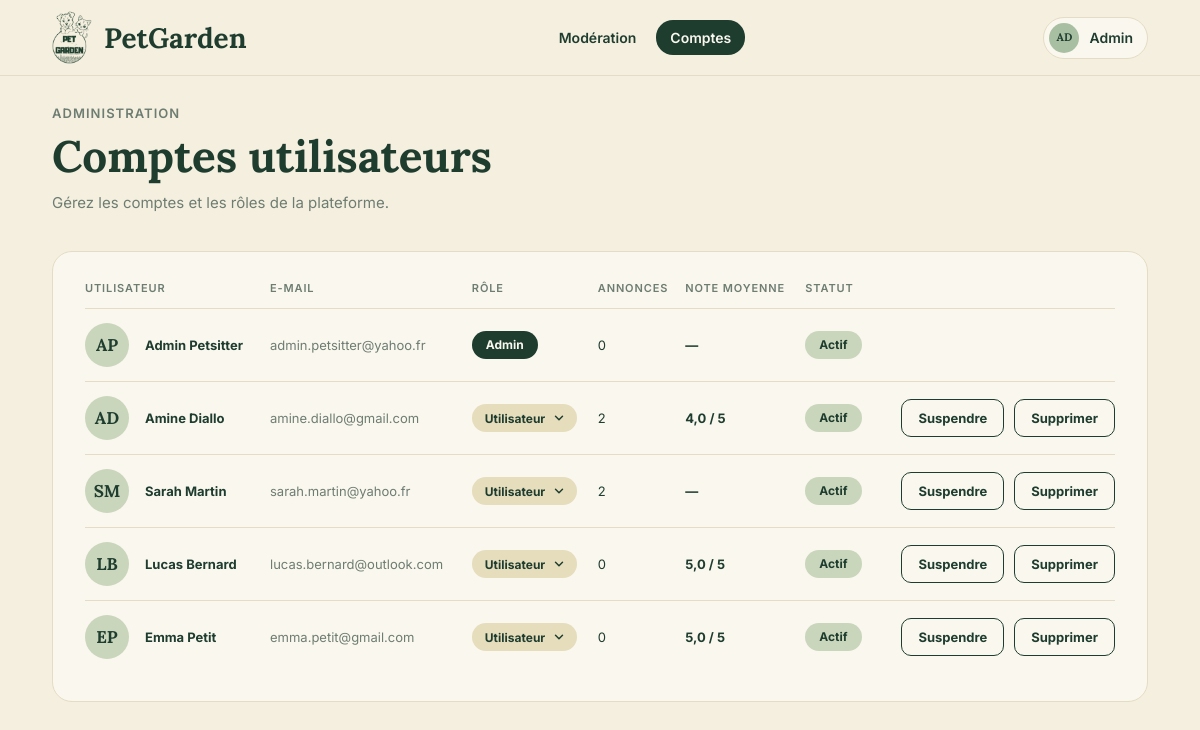
The app's page /admin_comptes.php (signed in) with its own data.
### tables this page shows
create table utilisateur (
    id_utilisateur int auto_increment,
    nom varchar(50) not null,
    prenom varchar(50) not null,
    email varchar(150) not null unique,
    mdp varchar(255) not null,
    role enum('utilisateur', 'admin') not null default 'utilisateur',
    actif boolean not null default true,
    constraint pk_utilisateur primary key (id_utilisateur)
);

### public/admin_comptes.php (called while the page is built)
<?php
require_once __DIR__ . '/../controleur/admin_controller.php';
$controleur = new AdminController();
$donnees = $controleur->comptes();
extract($donnees);
require __DIR__ . '/../vue/admin_comptes.php';

### model/utilisateur.php (called while the page is built, shortened)
<?php
require_once __DIR__ . '/../config/database.php';
class Utilisateur
{
    private $pdo;
    public function __construct()
    {
        $database = new Database();
        $this->pdo = $database->getConnection();
    }
    public function trouverParId($id)
    {
        $requete = $this->pdo->prepare(
            'select id_utilisateur, nom, prenom, email, role, actif
             from utilisateur
             where id_utilisateur = :id'
        );
        $requete->execute(['id' => $id]);
        return $requete->fetch();
    }
    public function listerTous()
    {
        $requete = $this->pdo->query(
            "select u.id_utilisateur, u.nom, u.prenom, u.email, u.role, u.actif,
                    (select count(*) from annonces as a where a.id_proprietaire = u.id_utilisateur) as nb_annonces,
                    (select round(avg(v.note), 1) from avis as v where v.id_cible = u.id_utilisateur) as note_moyenne
             from utilisateur as u
             order by u.role desc, u.id_utilisateur asc"
        );
        return $requete->fetchAll();
    }
}

### config/database.php (called while the page is built)
<?php
class Database{
    private $host = 'localhost';
    private $dbname = 'petgarden_2';
    private $user = 'root';
    private $mdp = '';
    private static $pdo = null;
    public function getConnection(){
        if (self::$pdo === null) {
            try {
                self::$pdo = new PDO(
                    "mysql:host=$this->host;dbname=$this->dbname;charset=utf8mb4",
                    $this->user,
                    $this->mdp,
                    [
                        PDO::ATTR_ERRMODE => PDO::ERRMODE_EXCEPTION,
                        PDO::ATTR_DEFAULT_FETCH_MODE => PDO::FETCH_ASSOC,
                    ]
                );
            } catch (PDOException $e) {
                http_response_code(500);
                exit('erreur de connexion à la base de données.');
            }
        }
        return self::$pdo;
    }
}

### controleur/admin_controller.php (called while the page is built, shortened)
<?php
require_once __DIR__ . '/controleur.php';
require_once __DIR__ . '/../model/utilisateur.php';
class AdminController extends Controleur
{
    public function comptes()
    {
        $idAdmin = $this->exigerAdmin();
        $utilisateurModel = new Utilisateur();
        return $this->vue([
            'comptes' => $utilisateurModel->listerTous(),
            'idAdmin' => $idAdmin,
        ]);
    }
}

### controleur/controleur.php (called while the page is built, shortened)
<?php
class Controleur
{
    public function __construct()
    {
        $this->verifierCompte();
    }
    private function verifierCompte()
    {
        require_once __DIR__ . '/../model/utilisateur.php';
        $utilisateurModel = new Utilisateur();
        $compte = $utilisateurModel->trouverParId($_SESSION['id_utilisateur']);
    }
    protected function exigerConnexion()
    {
        return (int) $_SESSION['id_utilisateur'];
    }
    protected function exigerAdmin()
    {
        $id = $this->exigerConnexion();
        return $id;
    }
    protected function estPost()
    {
        if ($_SERVER['REQUEST_METHOD'] !== 'POST') {
            return false;
        }
        return true;
    }
}

### vue/partials/fonctions.php (called while the page is built, shortened)
<?php
function e($valeur)
{
    return htmlspecialchars((string) $valeur, ENT_QUOTES, 'UTF-8');
}
function titre($texte)
{
    return mb_convert_case((string) $texte, MB_CASE_TITLE, 'UTF-8');
}
function nom_complet($prenom, $nom)
{
    return titre($prenom . ' ' . $nom);
}
function initiales($prenom, $nom)
{
    return mb_strtoupper(mb_substr((string) $prenom, 0, 1) . mb_substr((string) $nom, 0, 1));
}
function note($valeur)
{
    return number_format((float) $valeur, 1, ',', '');
}

### vue/admin_comptes.php (the view, shortened to what this page needs)
<?php
require __DIR__ . '/partials/entete.php';
?>
<main class="conteneur page">
    <div class="page-titre">
        <p class="surtitre">Administration</p>
        <h1>Comptes utilisateurs</h1>
        <p class="texte-doux">Gérez les comptes et les rôles de la plateforme.</p>
    </div>
    <section class="carte tableau-carte">
        <div class="tableau-defilant">
            <table class="tableau">
                <thead>
                    <tr>
                        <th>Utilisateur</th>
                        <th>E-mail</th>
                        <th>Rôle</th>
                        <th>Annonces</th>
                        <th>Note moyenne</th>
                        <th>Statut</th>
                        <th></th>
                    </tr>
                </thead>
                <tbody>
                    <?php foreach ($comptes as $compte) : ?>
                        <?php $est_moi = (int) $compte['id_utilisateur'] === $idAdmin; ?>
                        <tr class="<?= $compte['actif'] ? '' : 'compte-suspendu' ?>">
                            <td>
                                <div class="personne">
                                    <span class="avatar"><?= e(initiales($compte['prenom'], $compte['nom'])) ?></span>
                                    <strong><?= e(nom_complet($compte['prenom'], $compte['nom'])) ?></strong>
                                </div>
                            </td>
                            <td class="texte-doux"><?= e($compte['email']) ?></td>
                            <td>
                                <?php if ($est_moi) : ?>
                                    <span class="statut statut-badge statut-ouverte">Admin</span>
                                <?php else : ?>
                                    <form method="post" action="admin_comptes.php">
                                        <select name="role" class="select-role <?= $compte['role'] === 'admin' ? 'select-admin' : '' ?>" data-envoi-auto aria-label="Rôle">
                                            <option value="utilisateur" <?= $compte['role'] === 'utilisateur' ? 'selected' : '' ?>>Utilisateur</option>
                                        </select>
                                    </form>
                                <?php endif; ?>
                            </td>
                            <td><?= (int) $compte['nb_annonces'] ?></td>
                            <td><strong><?= $compte['note_moyenne'] !== null ? e(note($compte['note_moyenne'])) . ' / 5' : '—' ?></strong></td>
                            <td>
                                <?php if ($compte['actif']) : ?>
                                    <span class="statut statut-clair statut-acceptee">Actif</span>
                                <?php else : ?>
                                    <span class="statut statut-clair statut-refusee">Suspendu</span>
                                <?php endif; ?>
                            </td>
                            <td>
                                <?php if (!$est_moi) : ?>
                                    <div class="actions actions-compte">
                                    <form method="post" action="admin_comptes.php" <?= $compte['actif'] ? 'data-confirmer="Suspendre ce compte ? Il ne pourra plus se connecter."' : '' ?>>
                                        <button type="submit" class="bouton bouton-contour bouton-petit"><?= $compte['actif'] ? 'Suspendre' : 'Réactiver' ?></button>
                                    </form>
                                    <form method="post" action="admin_comptes.php" data-confirmer="Supprimer ce compte, ses annonces, candidatures et avis ?">
                                        <button type="submit" class="bouton bouton-contour bouton-petit">Supprimer</button>
                                    </form>
                                    </div>
                                <?php endif; ?>
                            </td>
                        </tr>
                    <?php endforeach; ?>
                </tbody>
            </table>
        </div>
    </section>
</main>
<?php require __DIR__ . '/partials/pied.php'; ?>

### public/assets/css/style.css (style rules this page uses)
:root { --vert: #1e3d2f; --vert-survol: #2f5342; --fond: #f5efdf; --carte: #faf7ee; --champ: #f1ead5; --bordure: #e4dcc4; --texte: #1e3d2f; --texte-doux: #6e7d72; --sauge: #a9bfa2; --sauge-clair: #c9d6bc; --sauge-fonce: #6f8c6c; --sable: #e2d6a5; --sable-clair: #e6ddbc; --or: #c9a94a; --etoile-vide: #ddd5ba; --rose: #ebd5cc; --rose-texte: #9a5a47; --titre: 'lora', georgia, serif; --corps: 'inter', system-ui, sans-serif; }
*, *::before, *::after { box-sizing: border-box; }
html { background: var(--fond); }
body { margin: 0; min-height: 100vh; display: flex; flex-direction: column; font-family: var(--corps); font-size: 15px; line-height: 1.5; color: var(--texte); background: var(--fond); }
main { flex: 1; }
h1, h2, h3 { margin: 0; font-family: var(--titre); font-weight: 700; line-height: 1.2; color: var(--vert); }
p { margin: 0; }
.conteneur { width: 100%; max-width: 1280px; margin: 0 auto; padding: 0 52px; }
.texte-doux { color: var(--texte-doux); }
.bouton { display: inline-flex; align-items: center; justify-content: center; gap: 6px; height: 46px; padding: 0 22px; border: 1.5px solid var(--vert); border-radius: 10px; font: 700 14px/1 var(--corps); text-decoration: none; white-space: nowrap; cursor: pointer; transition: background .15s, color .15s; }
.bouton-contour { background: transparent; color: var(--vert); }
.bouton-petit { height: 38px; padding: 0 16px; font-size: 13px; }
.actions { display: flex; align-items: center; gap: 20px; }
input[type='text'], input[type='email'], input[type='password'], input[type='date'], select, textarea { width: 100%; height: 46px; padding: 0 14px; border: 1.5px solid transparent; border-radius: 10px; background: var(--champ); font: 400 14px var(--corps); color: var(--vert); outline: none; }
select { appearance: none; padding-right: 40px; background-repeat: no-repeat; background-position: right 16px center; cursor: pointer; }
.carte { border: 1px solid var(--bordure); border-radius: 20px; background: var(--carte); padding: 28px; }
.page { padding-top: 28px; padding-bottom: 80px; }
.page-titre { margin-bottom: 36px; }
.page-titre h1 { margin: 6px 0 10px; font-size: 44px; }
.surtitre { font-size: 13px; font-weight: 600; letter-spacing: .08em; text-transform: uppercase; color: var(--texte-doux); }
.avatar { display: inline-flex; flex: none; align-items: center; justify-content: center; width: 48px; height: 48px; border-radius: 50%; background: var(--sauge); font-family: var(--titre); font-size: 17px; font-weight: 700; color: var(--vert); }
.personne { display: flex; align-items: center; gap: 16px; }
.personne strong, .personne small { display: block; }
.statut { display: inline-flex; align-items: center; height: 28px; padding: 0 14px; border-radius: 14px; font-size: 12px; font-weight: 700; white-space: nowrap; }
.statut-clair.statut-ouverte, .statut-clair.statut-acceptee { background: var(--sauge-clair); }
.statut-badge { background: var(--carte); }
.statut-badge.statut-ouverte { background: var(--vert); color: var(--carte); }
.tableau-carte { margin-top: 28px; padding: 28px 32px; }
.tableau-defilant { overflow-x: auto; }
.tableau { width: 100%; border-collapse: collapse; font-size: 13px; }
.tableau th { padding: 0 8px 12px 0; border-bottom: 1px solid var(--bordure); text-align: left; font-size: 11px; font-weight: 600; letter-spacing: .08em; text-transform: uppercase; color: var(--texte-doux); }
.tableau td { padding: 14px 8px 14px 0; border-bottom: 1px solid var(--bordure); vertical-align: middle; }
.tableau tr:last-child td { border-bottom: 0; }
.tableau td:last-child { text-align: right; padding-right: 0; }
.tableau .avatar { width: 44px; height: 44px; background: var(--sauge-clair); }
.select-role { width: auto; height: 28px; padding: 0 30px 0 12px; border-radius: 14px; background-color: var(--sable-clair); background-position: right 10px center; font-size: 12px; font-weight: 700; }
.actions-compte { justify-content: flex-end; gap: 10px; }

### records on screen
utilisateur: initiales($compte['prenom'], $compte['nom']) "AP", nom_complet($compte['prenom'], $compte['nom']) "Admin Petsitter", email "admin.petsitter@yahoo.fr", nb_annonces "0", actif "Actif"
utilisateur: initiales($compte['prenom'], $compte['nom']) "AD", nom_complet($compte['prenom'], $compte['nom']) "Amine Diallo", email "amine.diallo@gmail.com", role "Utilisateur", nb_annonces "2", note_moyenne "4,0", actif "Actif"
utilisateur: initiales($compte['prenom'], $compte['nom']) "SM", nom_complet($compte['prenom'], $compte['nom']) "Sarah Martin", email "sarah.martin@yahoo.fr", role "Utilisateur", nb_annonces "2", actif "Actif"
utilisateur: initiales($compte['prenom'], $compte['nom']) "LB", nom_complet($compte['prenom'], $compte['nom']) "Lucas Bernard", email "lucas.bernard@outlook.com", role "Utilisateur", nb_annonces "0", note_moyenne "5,0", actif "Actif"
utilisateur: initiales($compte['prenom'], $compte['nom']) "EP", nom_complet($compte['prenom'], $compte['nom']) "Emma Petit", email "emma.petit@gmail.com", role "Utilisateur", nb_annonces "0", note_moyenne "5,0", actif "Actif"

### other values on screen
$lien[1] "Modération"
$lien[1] "Comptes"
$est_admin ? 'AD' : initiales($connecte['prenom'], $connecte['nom']) "AD"
